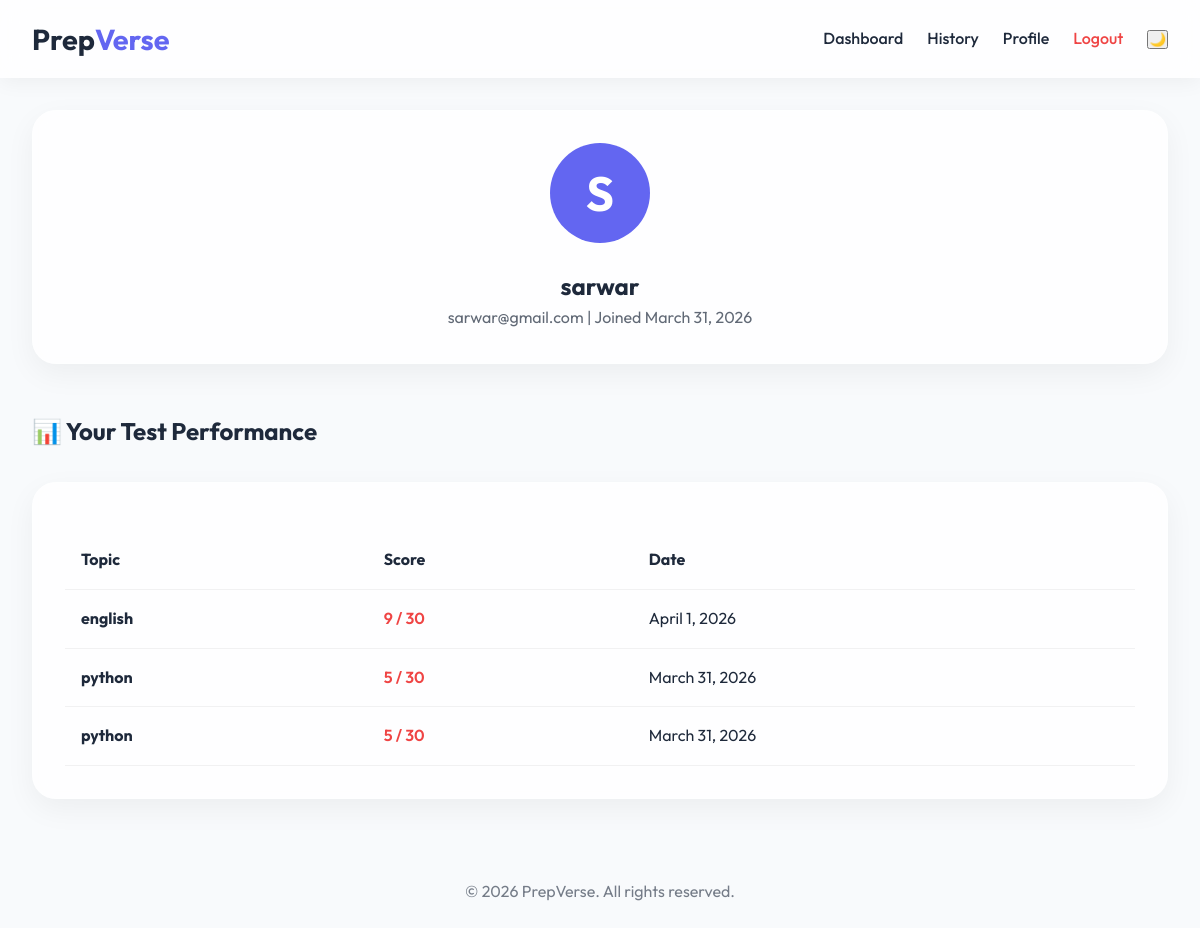
Screenshot of /profile/ (signed in) with the database file from the repository.
### apps/core/models.py (models this page shows, shortened)
class UserAttempt(models.Model):
    user = models.ForeignKey(User, on_delete=models.CASCADE, related_name='attempts')
    topic = models.ForeignKey(TopicSearch, on_delete=models.CASCADE)
    score = models.IntegerField()
    total_questions = models.IntegerField()
    attempted_at = models.DateTimeField(auto_now_add=True)

class TopicSearch(models.Model):
    user = models.ForeignKey(User, on_delete=models.CASCADE, related_name='searches')
    topic_name = models.CharField(max_length=255)
    study_material = models.TextField(blank=True, null=True)
    created_at = models.DateTimeField(auto_now_add=True)

### apps/core/views.py (the view)
# urls.py: path('profile/', views.profile_view, name='profile'),
@login_required
def profile_view(request):
    attempts = UserAttempt.objects.filter(user=request.user).order_by('-attempted_at')
    return render(request, 'core/profile.html', {'user': request.user, 'attempts': attempts})

### apps/core/templatetags/math_filters.py (called while the page is built)
@register.filter
def divide(value, arg):
    try:
        if float(arg) == 0: return 0
        return float(value) / float(arg)
    except:
        return 0

### apps/core/templates/core/profile.html (shortened to what this page needs)
{% extends 'base.html' %}
{% load math_filters %}
{% block content %}
<section class="glass" style="margin-bottom: 3rem; text-align: center;">
    <div style="width: 100px; height: 100px; background: var(--primary); border-radius: 50%; margin: 0 auto 1.5rem; display: flex; align-items: center; justify-content: center; font-size: 3rem; color: white; font-weight: 700;">
        {{ user.username|first|upper }}
    </div>
    <h1>{{ user.username }}</h1>
    <p style="opacity: 0.7;">{{ user.email }} | Joined {{ user.date_joined|date }}</p>
</section>
<h2 style="margin-bottom: 2rem;">📊 Your Test Performance</h2>
<div class="glass">
    {% if attempts %}
    <div class="table-container">
        <table>
            <thead>
                <tr>
                    <th>Topic</th>
                    <th>Score</th>
                    <th>Date</th>
                </tr>
            </thead>
            <tbody>
                {% for attempt in attempts %}
                <tr>
                    <td><strong>{{ attempt.topic.topic_name }}</strong></td>
                    <td>
                        <span style="color: {% if attempt.score|divide:attempt.total_questions > 0.7 %}var(--accent-green){% elif attempt.score|divide:attempt.total_questions > 0.4 %}var(--accent-blue){% else %}var(--accent-red){% endif %}; font-weight: 600;">
                            {{ attempt.score }} / {{ attempt.total_questions }}
                        </span>
                    </td>
                    <td>{{ attempt.attempted_at|date }}</td>
                </tr>
                {% endfor %}
            </tbody>
        </table>
    </div>
    {% else %}
    <p style="text-align: center; padding: 2rem; opacity: 0.6;">You haven't attempted any tests yet. Search a topic and start learning!</p>
    {% endif %}
</div>
{% endblock %}
{% load math_filters %}

### static/css/style.css (style rules this page uses)
:root { --primary: #6366f1; --primary-hover: #4f46e5; --bg-light: #f8fafc; --bg-dark: #0f172a; --card-light: rgba(255, 255, 255, 0.8); --card-dark: rgba(30, 41, 59, 0.8); --text-light: #1e293b; --text-dark: #f1f5f9; --accent-blue: #3b82f6; --accent-red: #ef4444; --accent-green: #10b981; --transition: all 0.3s ease; }
* { margin: 0; padding: 0; box-sizing: border-box; }
body { font-family: 'Outfit', sans-serif; line-height: 1.6; transition: var(--transition); overflow-x: hidden; }
body.light-mode { background: var(--bg-light); color: var(--text-light); }
.glass { background: var(--card-light); backdrop-filter: blur(10px); border: 1px solid rgba(255, 255, 255, 0.2); border-radius: 1.5rem; padding: 2rem; box-shadow: 0 10px 30px rgba(0, 0, 0, 0.05); }
.table-container { overflow-x: auto; }
table { width: 100%; border-collapse: collapse; margin-top: 1rem; }
th, td { padding: 1rem; text-align: left; border-bottom: 1px solid rgba(0,0,0,0.05); }

### rows the page displays
UserAttempt: topic.topic_name "english", score "9", total_questions "30", attempted_at "April 1, 2026"
UserAttempt: topic.topic_name "python", score "5", total_questions "30", attempted_at "March 31, 2026"
UserAttempt: topic.topic_name "python", score "5", total_questions "30", attempted_at "March 31, 2026"

### other values shown
{{ user.username|first|upper }} "S"
{{ user.username }} "sarwar"
{{ user.email }} "sarwar@gmail.com"
{{ user.date_joined|date }} "March 31, 2026"
